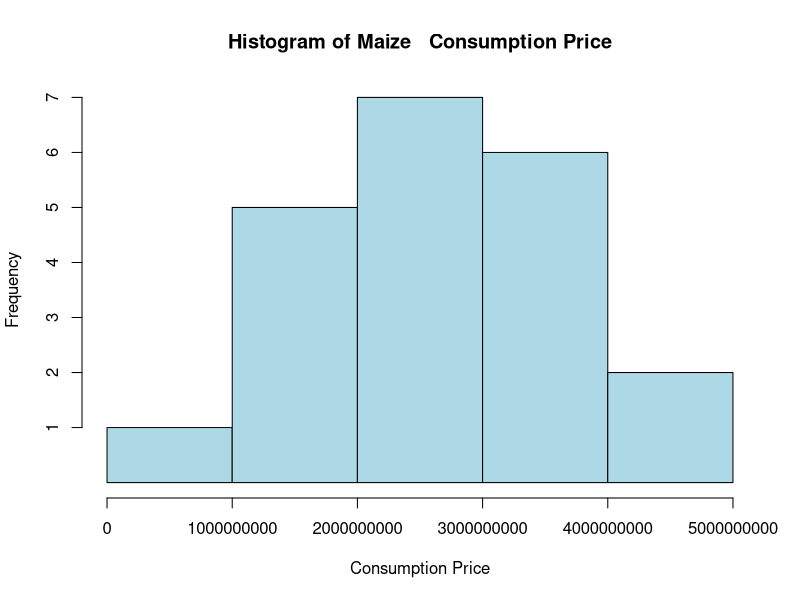
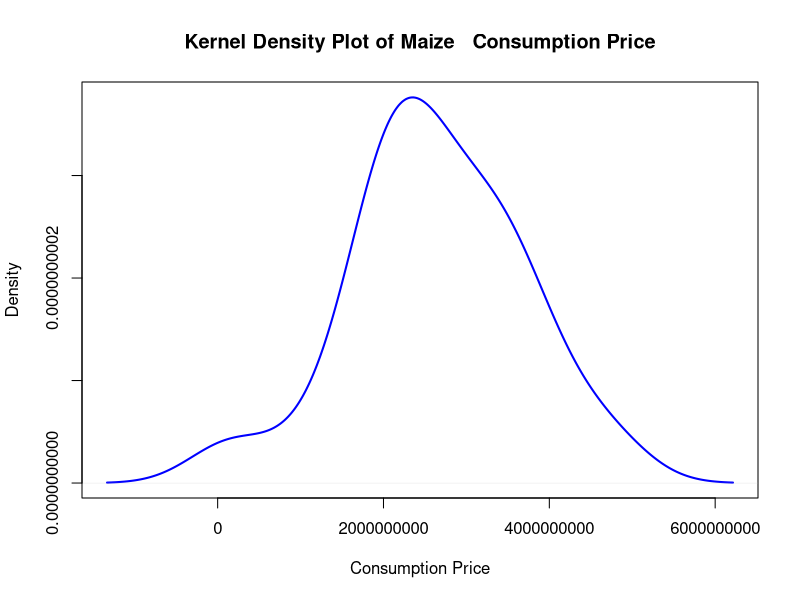
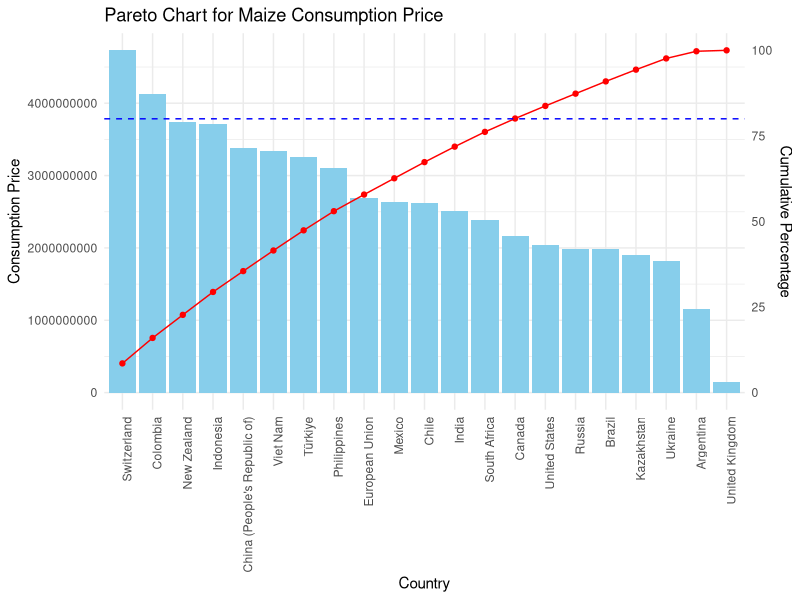
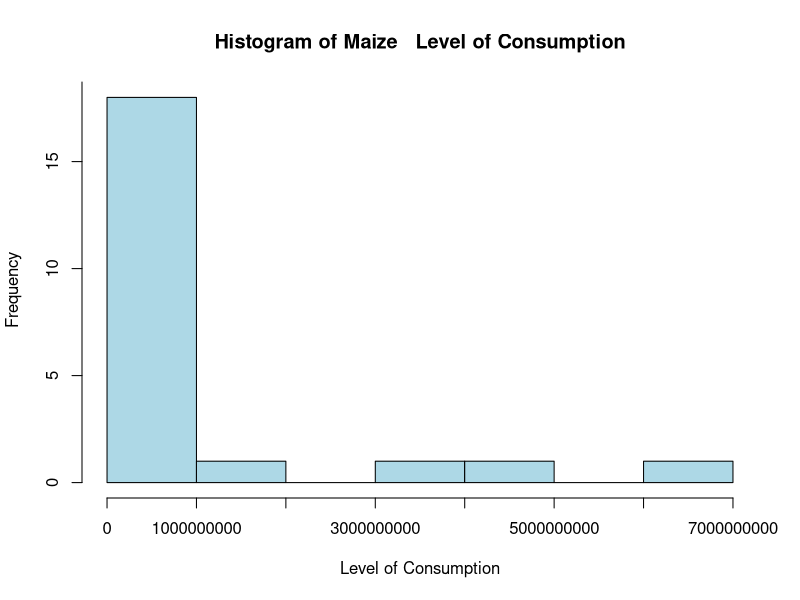
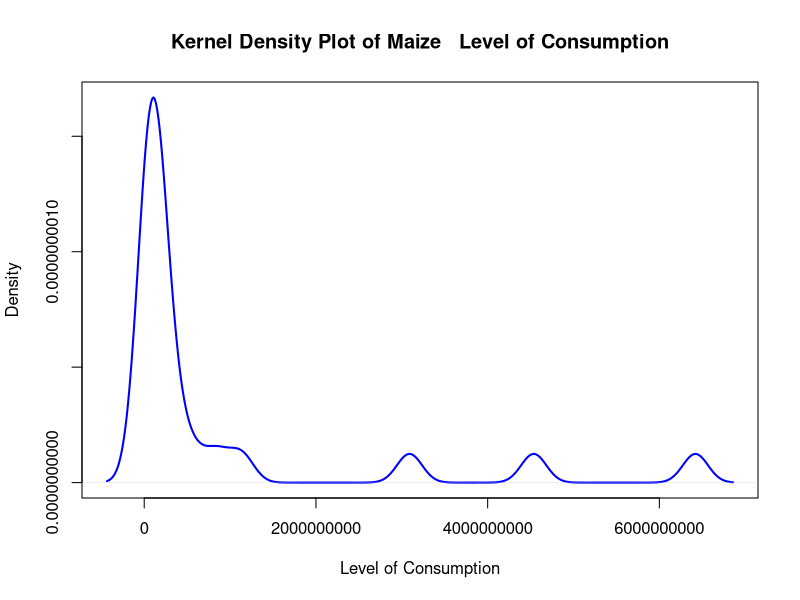
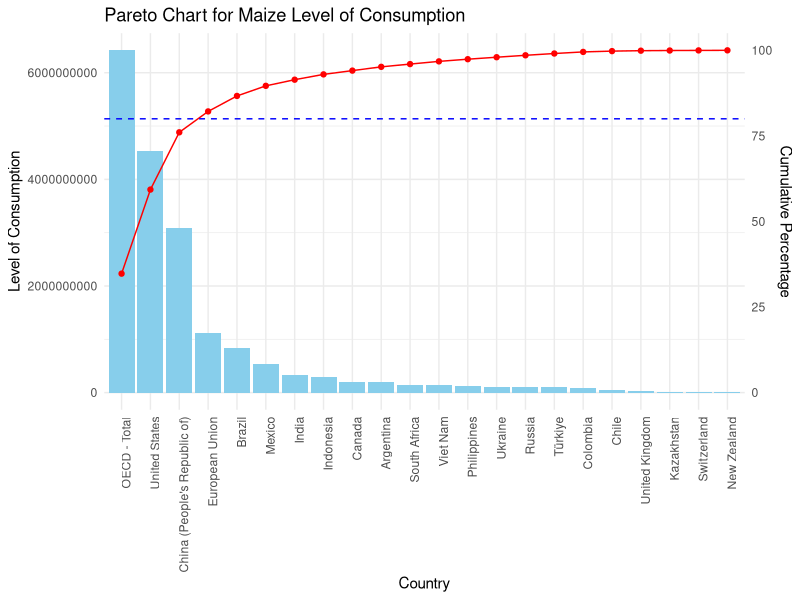
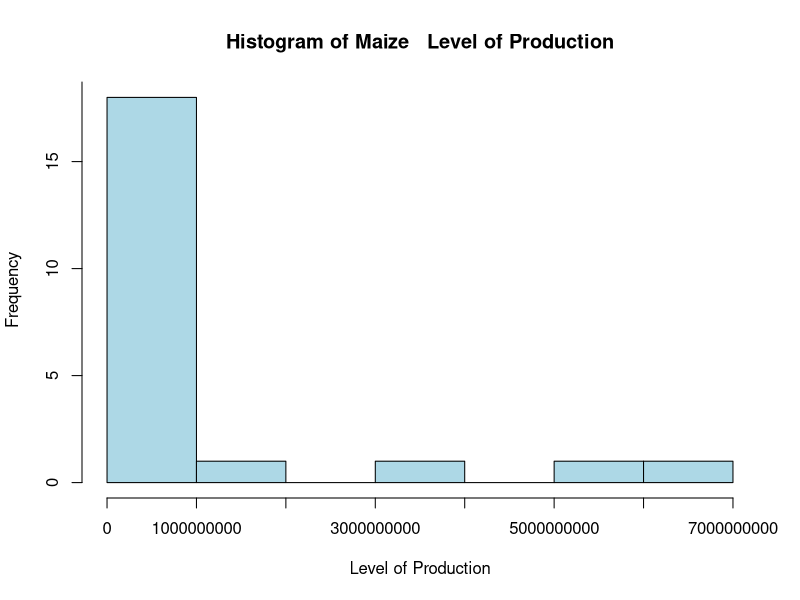
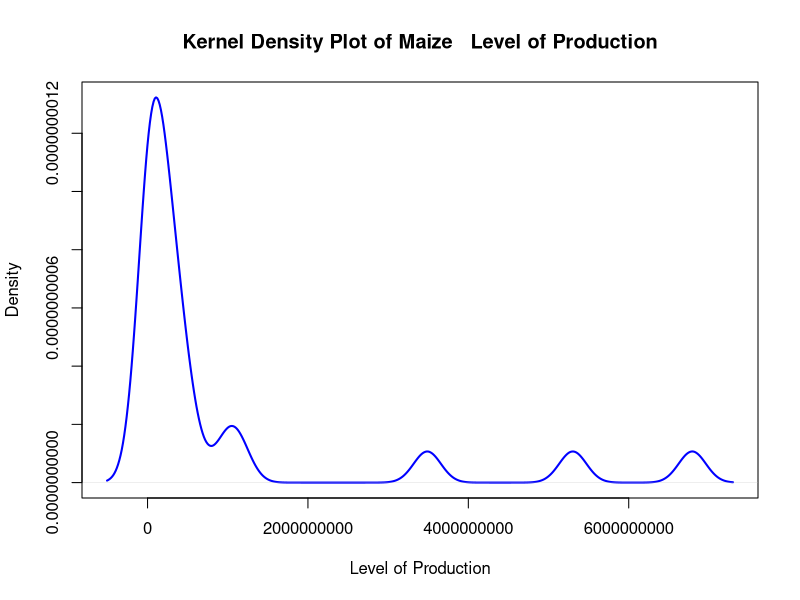

Write the R code that produced these figures, in order.
library(ggplot2)
library(dplyr)
library(stringr)

compute_hist_and_kernel_density_plot <- function(data, commodity, indicator){
  #Filter data for commodity
  filtered_data <- data %>%
    filter(Commodity == commodity)
  
  # Group by country and sum the value for each
  country_indicator <- filtered_data %>%
    group_by(Country) %>%
    summarise(Value = sum(Value))
  
  #Histogram
  options(scipen = 999)
  hist(country_indicator$Value, main = paste("Histogram of", commodity, " ", indicator), xlab = indicator , ylab = "Frequency", col = "lightblue", border = "black", xaxt='n', yaxt='n')
  axis(1, at = pretty(country_indicator$Value), labels = pretty(country_indicator$Value))
  axis(2, at = pretty(hist(country_indicator$Value, plot = FALSE)$counts), 
       labels = pretty(hist(country_indicator$Value, plot = FALSE)$counts))
  
  #save the histogram
  dev.copy(png, file = str_replace_all(paste("Data/DataExploration/Hist&Kernel&ParetoCharts/histogram_", commodity, "_", indicator, ".png")," ", ""))
  dev.off()
  
  #Gaussian kernel density plot
  plot(density(country_indicator$Value), main = paste("Kernel Density Plot of", commodity, " ", indicator), xlab = indicator, ylab = "Density", col = "blue", lwd = 2)
  #save the kernel density plot
  dev.copy(png, file = str_replace_all(paste("Data/DataExploration/Hist&Kernel&ParetoCharts/kernel_density_", commodity, "_", indicator, ".png")," ", ""))
  dev.off()
}

compute_pareto_chart <- function(data, commodity, indicator){
  #Filter data for commodity
  filtered_data <- data %>%
    filter(Commodity == commodity)
  
  # Group by country and sum the value for each
  country_indicator <- filtered_data %>%
    group_by(Country) %>%
    summarise(Value = sum(Value)) %>%
    arrange(desc(Value))
  
  country_indicator <- country_indicator %>%
    mutate(Cumulative_Percentage = cumsum(Value) / sum(Value) * 100)
  
  ggplot(country_indicator, aes(x = reorder(Country, -Value), y = Value)) +
    geom_bar(stat = "identity", fill = "skyblue") +
    geom_line(aes(y = Cumulative_Percentage * max(Value) / 100, group = 1), color = "red") +
    geom_point(aes(y = Cumulative_Percentage * max(Value) / 100), color = "red") +
    scale_y_continuous(
      sec.axis = sec_axis(~ . / max(country_indicator$Value) * 100, name = "Cumulative Percentage")
    ) +
    labs(title = paste("Pareto Chart for", commodity, indicator),
         x = "Country",
         y = indicator) +
    theme_minimal() +
    theme(axis.text.x = element_text(angle = 90, hjust = 1)) +
    geom_hline(yintercept = 0.8 * max(country_indicator$Value), linetype = "dashed", color = "blue")
  
  #Save the pareto chart
  ggsave(filename = str_replace_all(paste("Data/DataExploration/Hist&Kernel&ParetoCharts/pareto_chart_", commodity, "_", indicator, ".png")," ", ""), width = 10 , height = 8)
}

# Load data
consumption_price <- read.csv("./Data/SubDatasets/consumption_price.csv")

compute_hist_and_kernel_density_plot(consumption_price, "Maize", "Consumption Price")
compute_pareto_chart(consumption_price, "Maize", "Consumption Price")

#load data
level_of_consumption <- read.csv("./Data/SubDatasets/level_of_consumption_at_farm_gate.csv")

compute_hist_and_kernel_density_plot(level_of_consumption, "Maize", "Level of Consumption")
compute_pareto_chart(level_of_consumption, "Maize", "Level of Consumption")

#load data
level_of_production <- read.csv("./Data/SubDatasets/level_of_production.csv")

compute_hist_and_kernel_density_plot(level_of_production, "Maize", "Level of Production")
compute_pareto_chart(level_of_production, "Maize", "Level of Production")

#load data
market_price_differential <- read.csv("./Data/SubDatasets/market_price_differential.csv")

compute_hist_and_kernel_density_plot(market_price_differential, "Maize", "Market Price Differential")
compute_pareto_chart(market_price_differential, "Maize", "Market Price Differential")

#load data
producer_price_at_farm_gate <- read.csv("./Data/SubDatasets/producer_price_at_farm_gate.csv")

compute_hist_and_kernel_density_plot(producer_price_at_farm_gate, "Maize", "Producer Price at Farm Gate")
compute_pareto_chart(producer_price_at_farm_gate, "Maize", "Producer Price at Farm Gate")




